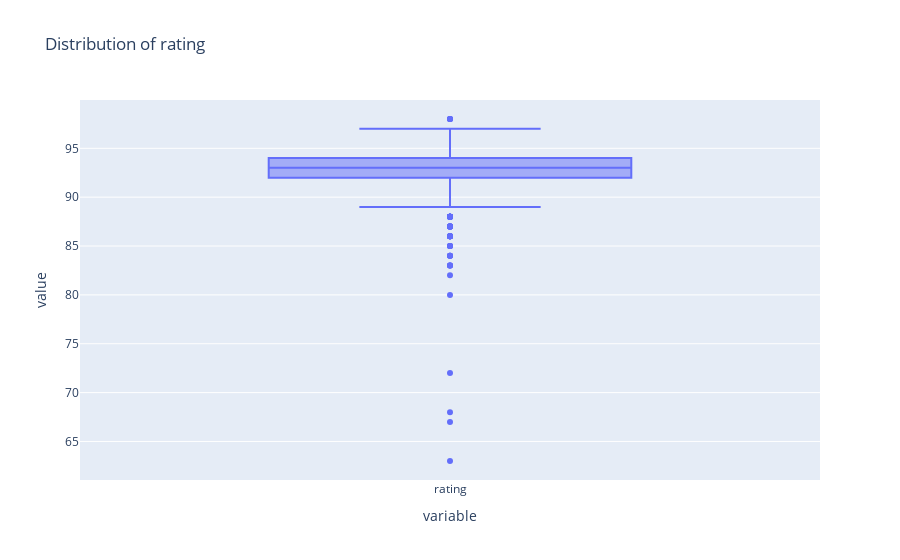

The cell this chart's notebook holds for it:
### Markdown cell above
## 1.3 Handling Missing Values and Outliers

After dropping irrelevant columns, we need to handle the remaining missing values and outliers to ensure a clean dataset for further analysis.

#### Handling Missing Values

- **Missing Values Strategy**:
  - Missing values are primarily concentrated in key sensory attributes such as `aroma`, `acid`, `body`, `flavor`, and `aftertaste`.
  - Since these attributes are crucial for our analysis, rows with missing values in these columns will be dropped to avoid distorting the model outcomes.

- **Columns with Missing Values**:
  - `roast`: Missing observations will be dropped
  - `aroma`, `acid`, `body`, `flavor`, and `aftertaste`: Rows with missing values in these sensory attributes will be dropped.
  - `desc_1`, `desc_2`, and `desc_3`: Very few missing values (1-2 per column), so we'll drop these rows as well.

#### Handling Outliers

- **Outliers Strategy**:
  - Outliers can skew the results and lead to inaccurate conclusions.
  - We'll detect outliers in the `rating` column using a boxplot and remove entries with abnormally low ratings (below 80) that appear to represent poor-quality or instant coffees, which are not the focus of our analysis.

- **Outliers Detected**:
  - Ratings below 80 are considered outliers as they are primarily instant coffees or ultra-dark roasts, which differ significantly from the premium coffees in the dataset.
  - These will be removed to maintain consistency in the quality of reviews.

By addressing both missing values and outliers, we ensure that the dataset is clean and reliable for further analysis.

### Code cell
# Analyze current state of missing values
analyze_missing_values(data)

# Analyze outliers in ratings
analyze_outliers(data, "rating")

# Clean dataset and get statistics
data_cleaned, cleaning_stats = clean_dataset(data)

# Display cleaning results
print("\nData Cleaning Results:")
print("-" * 50)
print(f"• Initial rows: {cleaning_stats['initial_rows']:,}")
print(f"• Rows after rating filter (≥80): {cleaning_stats['rows_after_rating_filter']:,}")
print(f"• Final rows: {cleaning_stats['final_rows']:,}")
print(f"\nRows removed:")
print(f"• By rating filter: {cleaning_stats['removed_by_rating']:,}")
print(f"• By missing values: {cleaning_stats['removed_by_missing']:,}")
print(f"• Total removed: {cleaning_stats['total_removed']:,} ({cleaning_stats['total_removed_pct']:.1f}%)")

# Verify final dataset quality
print("\nFinal Data Quality Check:")
print("-" * 50)
analyze_missing_values(data_cleaned)

### Figure 1 — Plotly figure (JSON) as saved in the notebook; plotly's stock layout.template omitted (floating-point values rounded to 4 significant figures; data arrays with more than 128 entries replaced by an {"elided": "..."} marker saying what was removed)
{"data": [{"alignmentgroup": "True", "hovertemplate": "variable=%{x}<br>value=%{y}<extra></extra>", "legendgroup": "", "marker": {"color": "#636efa"}, "name": "", "notched": false, "offsetgroup": "", "orientation": "v", "showlegend": false, "type": "box", "x": {"elided": "2775 str values"}, "x0": " ", "xaxis": "x", "y": {"elided": "2775 int values"}, "y0": " ", "yaxis": "y"}], "layout": {"boxmode": "group", "legend": {"tracegroupgap": 0}, "title": {"text": "Distribution of rating"}, "xaxis": {"anchor": "y", "domain": [0, 1], "title": {"text": "variable"}}, "yaxis": {"anchor": "x", "domain": [0, 1], "title": {"text": "value"}}}}
